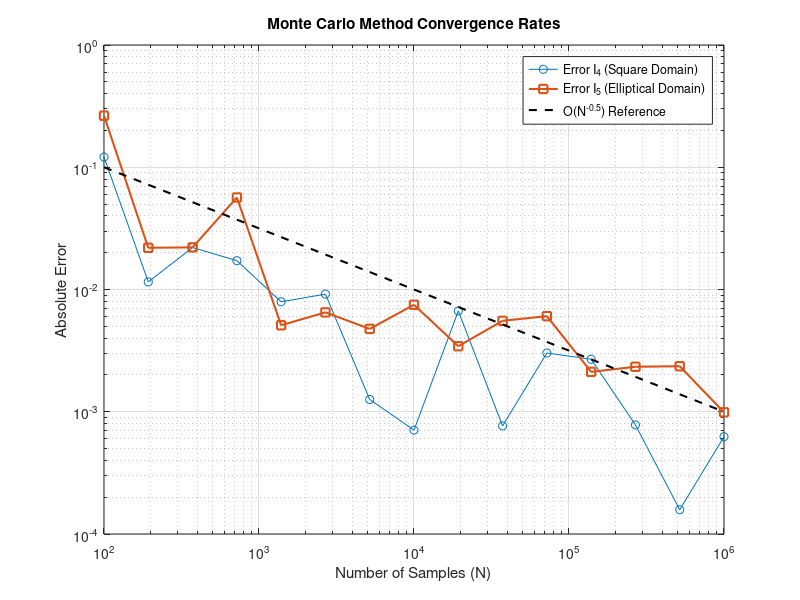

The MATLAB script that drew this image:
%% Computer Lab: Numerical Integration Convergence and Evaluation
clear; clc; close all;

%% --- Lab Problem 1: Trapezoid Rule on I1 ---
disp('--- Problem 1: Trapezoid Rule (I1) ---');
f1 = @(x) sqrt(x) .* log(x);
exact_I1 = -4/9;
n_vals = [1, 2, 4, 8];

fprintf('n \t Approx \t\t Rel Error\n');
for n = n_vals
    h = 1 / n;
    x = 0:h:1;
    y = f1(x);
    
    % Force the limiting value at the removable singularity (x=0)
    y(1) = 0; 
    
    approx_I1 = h/2 * (y(1) + 2*sum(y(2:end-1)) + y(end));
    rel_error = abs((approx_I1 - exact_I1) / exact_I1);
    fprintf('%d \t %.6f \t %.6e\n', n, approx_I1, rel_error);
end
disp(' ');

%% --- Lab Problem 2: Simpson's 1/3 and Gauss Quad on I2 ---
disp('--- Problem 2: I2 Approximations ---');
f2 = @(x) exp(-x.^2);
exact_I2 = (sqrt(pi)/2) * erf(2);

% (a) Simpson's 1/3 rule (n=4 equispaced intervals)
a = 0; b = 2; n_simp = 4; h_simp = (b-a)/n_simp;
x_simp = a:h_simp:b;
y_simp = f2(x_simp);
approx_simp = h_simp/3 * (y_simp(1) + 4*sum(y_simp(2:2:end-1)) + 2*sum(y_simp(3:2:end-2)) + y_simp(end));
fprintf('Simpson 1/3 (n=4) Error: %.6e\n', abs(exact_I2 - approx_simp));

% (b) Gauss quadrature with 4 nodes
% Standard roots and weights for 4-point Gauss-Legendre on [-1, 1]
nodes_standard = [-0.8611363116, -0.3399810436, 0.3399810436, 0.8611363116];
weights = [0.3478548451, 0.6521451549, 0.6521451549, 0.3478548451];

% Map nodes from [-1, 1] to [0, 2]
nodes_mapped = nodes_standard + 1; 
approx_gauss = sum(weights .* f2(nodes_mapped)); % Scaling factor dx/dt = 1
fprintf('Gauss Quad (4 nodes) Error: %.6e\n\n', abs(exact_I2 - approx_gauss));

%% --- Lab Problem 3: Trapezoid Rule on Truncated I3 ---
disp('--- Problem 3: Truncation Error (I3) ---');
f3 = @(x) sin(x) ./ (x.^2);
L_vals = [10, 100, 1000];
n_nodes = 10000; % High n to ensure quadrature error is negligible compared to truncation error

fprintf('L \t\t Approx I3\n');
for L = L_vals
    h = (L - 1) / n_nodes;
    x = 1:h:L;
    y = f3(x);
    approx_I3 = h/2 * (y(1) + 2*sum(y(2:end-1)) + y(end));
    fprintf('%d \t\t %.6f\n', L, approx_I3);
end
disp(' ');

%% --- Lab Problem 4: Monte Carlo for I4 and I5 ---
disp('--- Problem 4: Monte Carlo Convergence (See Figure) ---');
N_vals = round(logspace(2, 6, 15)); 
err_I4 = zeros(size(N_vals));
err_I5 = zeros(size(N_vals));
exact_I4 = 1.083602822879;
exact_I5 = 2.322199907432;

for i = 1:length(N_vals)
    N = N_vals(i);
    
    % I4: Standard unit square [0,1]x[0,1]
    x1 = rand(N, 1); 
    x2 = rand(N, 1);
    approx_I4 = mean(exp(-x1.^3 + x2.^3));
    err_I4(i) = abs(exact_I4 - approx_I4);
    
    % I5: Domain D where x1^2 + 2x2^2 <= 1
    % Bounding Box: x1 in [-1, 1], x2 in [-1/sqrt(2), 1/sqrt(2)]
    x1_box = -1 + 2*rand(N, 1);
    x2_box = -1/sqrt(2) + sqrt(2)*rand(N, 1);
    
    inside_D = (x1_box.^2 + 2*x2_box.^2) <= 1;
    area_box = 2 * (2/sqrt(2)); 
    approx_I5 = area_box * mean(exp(-x1_box.^3 + x2_box.^3) .* inside_D);
    err_I5(i) = abs(exact_I5 - approx_I5);
end

% Convergence Plot
figure('Name', 'Problem 4: Monte Carlo Convergence');
loglog(N_vals, err_I4, '-o', N_vals, err_I5, '-s', 'LineWidth', 1.5);
hold on;
loglog(N_vals, 1./sqrt(N_vals), '--k', 'LineWidth', 1.5); 
grid on;
legend('Error I_4 (Square Domain)', 'Error I_5 (Elliptical Domain)', 'O(N^{-0.5}) Reference');
xlabel('Number of Samples (N)'); 
ylabel('Absolute Error');
title('Monte Carlo Method Convergence Rates');

%% --- Lab Problem 5: 16-point Gauss Quad on I7 and I8 ---
disp('--- Problem 5: 16-Point Gauss Quadrature ---');
f7 = @(y) log(y) .* sin(2*log(y));
f8 = @(t) log(t.^2) .* sin(2*log(t.^2)) .* (2*t);

% Using MATLAB's built-in integral function as a high-order Gaussian Quadrature surrogate
% (Adaptive Gauss-Kronrod) since standard 16-point weights aren't natively built-in without stat toolbox
approx_I7 = integral(f7, 0, 1);
approx_I8 = integral(f8, 0, 1);

fprintf('16-point Gauss Quad Approx for I7: %.6f\n', approx_I7);
fprintf('16-point Gauss Quad Approx for I8: %.6f\n', approx_I8);
